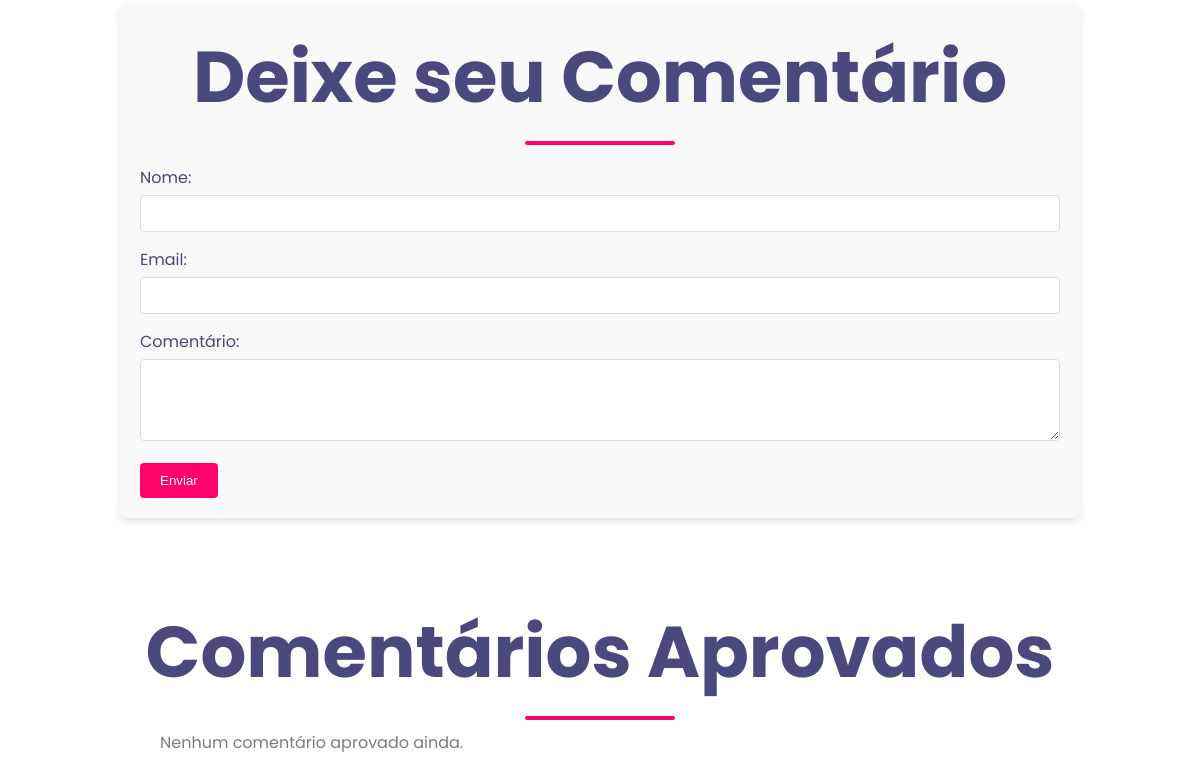
Before: / (lower part) with the older database file.
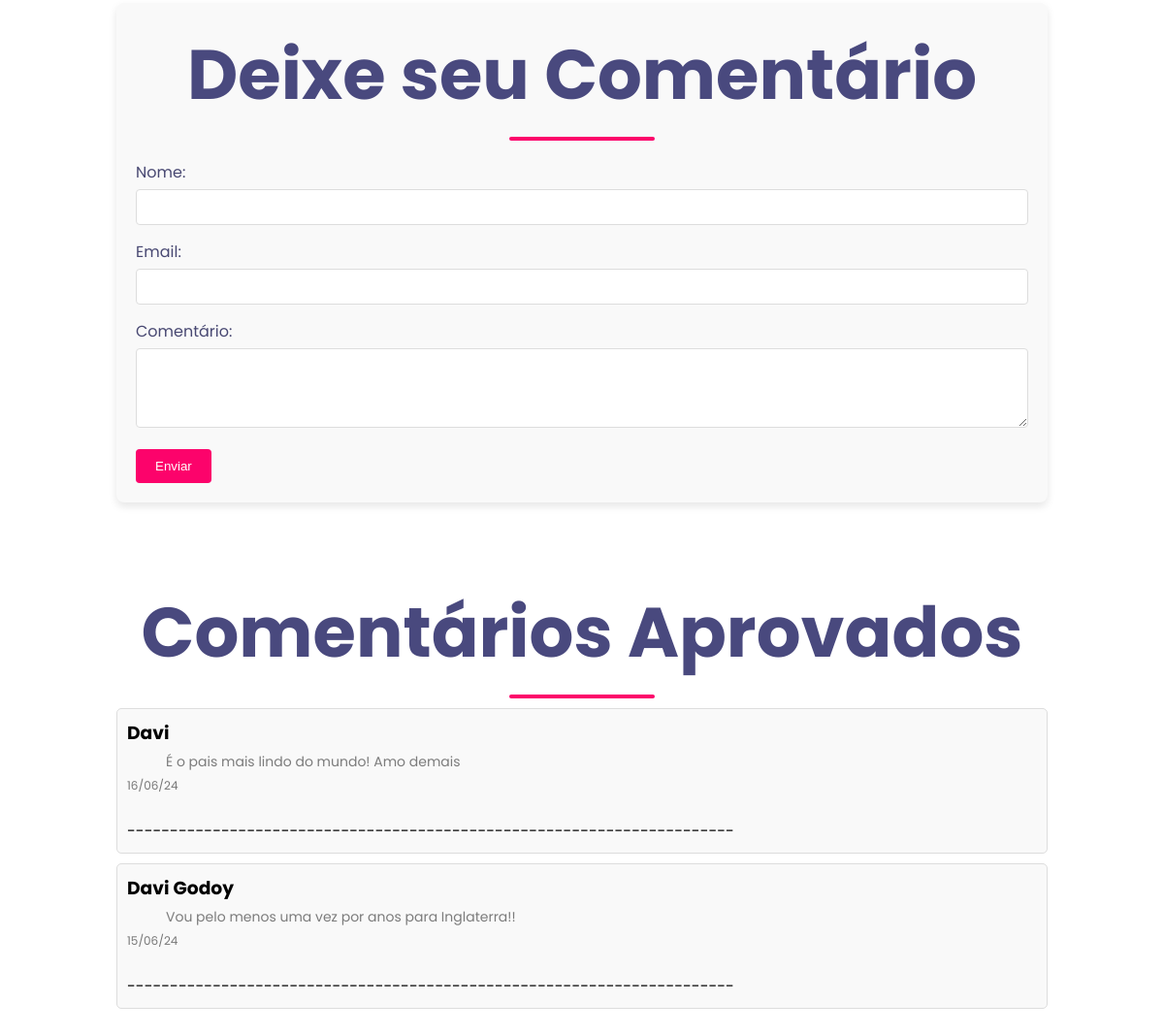
After: the same page with the newer database file.
### tables this page shows
CREATE TABLE `comentarios_aprovados` (
  `id` int(11) NOT NULL,
  `nome` varchar(255) NOT NULL,
  `email` varchar(255) NOT NULL,
  `comentario` text NOT NULL,
  `data` datetime DEFAULT current_timestamp()
);

### classes/Comentario.php (called while the page is built, shortened)
<?php
class Comentario {
    private $conn;
    public function __construct($conn) {
        $this->conn = $conn;
    }
    public function listarAprovados() {
        $sql = "SELECT nome, comentario, DATE_FORMAT(data, '%d/%m/%y') as data_formatada FROM comentarios_aprovados ORDER BY data DESC";
        $result = $this->conn->query($sql);
        return $result->fetch_all(MYSQLI_ASSOC);
    }
}
?>

### index.php (the view, shortened to what this page needs)
<!DOCTYPE html>
<html lang="br">
<head>
  <link rel="stylesheet" href="./style.css">
</head>
<body>
  <section class="contact-form">
    <div class="title">
      <h1>Deixe seu Comentário</h1>
      <div class="line"></div>
    </div>
    <form enctype="multipart/form-data" action="coment-gravar.php" method="post">
      <div class="form-group">
        <label for="txtnome">Nome:</label>
        <input type="text" name="txtnome" required>
      </div>
      <div class="form-group">
        <label for="txtemail">Email:</label>
        <input type="email" name="txtemail" required>
      </div>
      <div class="form-group">
        <label for="txtcomentario">Comentário:</label>
        <textarea name="txtcomentario" rows="4" required></textarea>
      </div>
      <button type="submit">Enviar</button>
    </form>
  </section>
  <section class="approved-comments">
    <div class="title">
      <h1>Comentários Aprovados</h1>
      <div class="line"></div>
    </div>
    <div class="comments-container">
      <?php
        require_once 'conexao.php';
        require_once 'classes/Comentario.php';
        $comentario = new Comentario($conn);
        $comentariosAprovados = $comentario->listarAprovados();
        if (!empty($comentariosAprovados)) {
            foreach ($comentariosAprovados as $coment) {
                echo "<div class='comment'>";
                echo "<h3>" . htmlspecialchars($coment['nome']) . "</h3>";
                echo "<p>" . htmlspecialchars($coment['comentario']) . "</p>";
                echo "<span>" . htmlspecialchars($coment['data_formatada']) . "</span>";
                echo "<br>";
                echo "-----------------------------------------------------------------------";
                echo "</div>";
            }
        } else {
            echo "<p>Nenhum comentário aprovado ainda.</p>";
        }
      ?>
    </div>
  </section>
</body>
</html>

### style.css (style rules this page uses)
* { margin: 0; padding: 0; box-sizing: border-box; }
body, html { overflow-x: hidden; font-family: 'Poppins', sans-serif; }
.line { width: 150px; height: 4px; background: #fc036b; margin: 10px auto; border-radius: 5px; }
section { width: 80%; margin: 80px auto; }
.title { text-align: center; font-size: 4vmin; color: #49497e; }
p { color: #7c7c7c; padding: 0 40px; }
.contact-form { width: 80%; margin: 50px auto; padding: 20px; background: #f9f9f9; box-shadow: 0 4px 8px rgba(0, 0, 0, 0.1); border-radius: 8px; }
.contact-form .title { text-align: center; margin-bottom: 20px; }
.contact-form .form-group { margin-bottom: 15px; }
.contact-form label { display: block; margin-bottom: 5px; color: #484872; }
.contact-form input, .contact-form textarea { width: 100%; padding: 10px; border: 1px solid #ddd; border-radius: 4px; }
.contact-form button { display: inline-block; padding: 10px 20px; color: #fff; background: #fc036b; border: none; border-radius: 4px; cursor: pointer; }
.comment { border: 1px solid #ddd; border-radius: 5px; padding: 10px; margin-bottom: 10px; background-color: #f9f9f9; }
.comment h3 { margin: 0 0 5px 0; }
.comment p { margin: 0 0 5px 0; font-size: 14px; }
.comment span { display: block; font-size: 12px; color: #777; }

Changed rows visible on the page:
added comentarios_aprovados: nome "Davi", comentario "É o pais mais lindo do mundo! Amo demais", data_formatada "16/06/24"
added comentarios_aprovados: nome "Davi Godoy", comentario "Vou pelo menos uma vez por anos para Inglaterra!!", data_formatada "15/06/24"
Other visible differences:
text no longer shown: "Nenhum comentário aprovado ainda."
